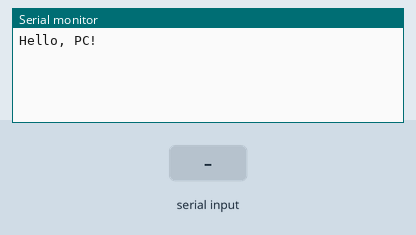
Recording of a sketch running on a simulated Arduino Mega 2560, built with avr-gcc and run on an emulated ATmega2560. On the bench: the last lines printed to the serial monitor. The inputs (shaded band) are chosen by the test bench.

Above: at 1.2 s.
1.3 s: "1" received over the second serial link
At 1.8 s:
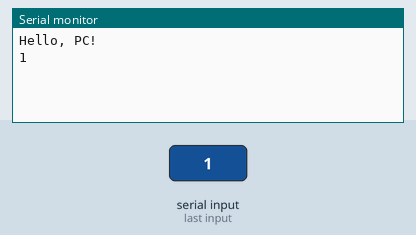
2.8 s: "0" received over the second serial link
At 4.2 s:
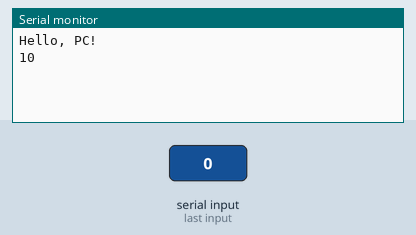

Measured:
- after the input at 1.3 s, the serial monitor: prints a new line at once (image 1)
- after the input at 2.8 s, the serial monitor: prints a new line at once (image 2)

The sketch:

CommoBluetooth.ino
```cpp
// Serial 사용법과 SoftwareSerial 사용법은 거의 유사하다.
#include <SoftwareSerial.h>
// Arduino Mega ADK인 경우는 10 ~ 13 사이의 pin에 연결해야 동작함
SoftwareSerial blueSerial(10, 11);  // Arduino의 RXD, TXD가 연결된 pin 번호, Bluetooth 입장에서는 TXD, RXD의 연결 번호

void setup() {
  Serial.begin(9600);
  blueSerial.begin(115200);  // Bluetooth는 data rate을 115200으로 설정해야 함
  Serial.println("Hello, PC!");
  blueSerial.println("Hello, Smartphone!");  // Bluetooth를 이용해 smartphone에 문자 쓰기
}

void loop() {
  if (blueSerial.available())
    Serial.write(blueSerial.read());
  if (Serial.available())
    blueSerial.write(Serial.read());
  delay(100);
}
```
